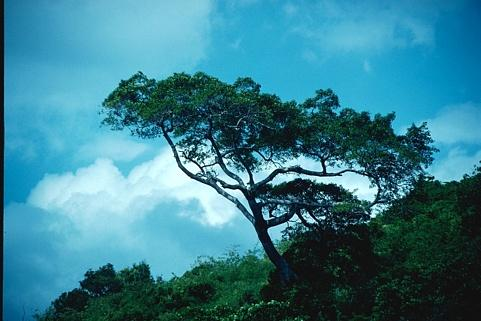
#> input picture Assignment01/imgs/147091.jpg, 481 x 321 px; its folder holds 3 pictures in this run
$ python task2.py
#> lines starting #> are read from the running program, lines starting #| are printed output that depends on the picture
### Assignment01/task1.py
# %%
# Imports
# ================================================================
# Don't update these imports.
import os
import cv2
import glob
import getpass
import numpy as np
import matplotlib.pyplot as plt
from dotenv import load_dotenv
load_dotenv()
# %%
# Helper Functions
# ================================================================
# This are helper functions that you can use in your implementation.
# Don't update these functions

os.makedirs("plots", exist_ok=True)

# [4 lines left out: function load_image_as_grayscale, not called in this run]

def load_image_as_rgb(image_path: str) -> np.ndarray:
#> called with image_path = 'imgs/147091.jpg'
    image = cv2.imread(image_path, cv2.IMREAD_COLOR)
#> image is the input picture: shape (321, 481, 3); mean B, G, R 142.8, 126.2, 56.8
    image = cv2.cvtColor(image, cv2.COLOR_BGR2RGB)  # Convert BGR to RGB
    image = image.astype(np.float32) / 255.0  # Normalize to [0, 1]
    return image

# ================================================================
# %%
# Task 1
# ======


# [171 lines left out: functions svd_decomposition, add_watermark_single_channel, recover_watermark, add_watermark_rgb, recover_watermark_rgb, not called in this run]


# [42 lines that do not run on import are left out]

### Assignment01/task2.py
# %%
# Imports
# ================================================================
# Don't update these imports.
import os
import cv2
import glob
import getpass
import numpy as np
import matplotlib.pyplot as plt

from task1 import *

from dotenv import load_dotenv
load_dotenv()
# %%
# Task 2
# ======

def compute_psnr(original: np.ndarray, modified: np.ndarray) -> float:
    """Compute PSNR between two images
        Parameters
        ----------
        original : np.ndarray
            Original image
        modified : np.ndarray
            Modified image
        Returns
        -------
        float
            PSNR value
        """

    # Calculate Mean Squared Error (MSE) across all pixels and channels
    mse = np.mean((original - modified) ** 2)

    # Avoid division by zero if images are identical
    if mse == 0:
        return float('inf')

    # As per the assignment, MAX = 1 since images are scaled to [0, 1]
    max_val = 1.0

    # Calculate PSNR: 20 * log10(MAX / sqrt(MSE))
    psnr = 20 * np.log10(max_val / np.sqrt(mse))

    return psnr


if __name__ == "__main__":

    image_paths = sorted(glob.glob("imgs/*.jpg"))
    images_rgb = [load_image_as_rgb(path) for path in image_paths]
#> call 2 of load_image_as_rgb, with image_path = 'imgs/42049.jpg'
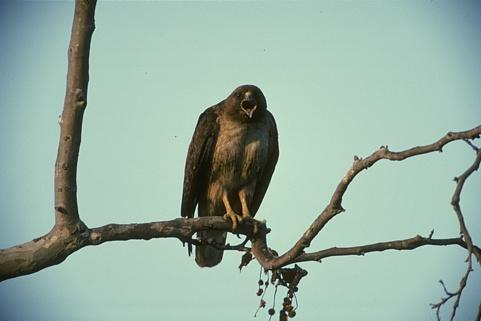
#> input picture Assignment01/imgs/42049.jpg, 481 x 321 px
#> in load_image_as_rgb, image is the input picture: shape (321, 481, 3); mean B, G, R 163.2, 175.1, 151.2
#> call 3 of load_image_as_rgb, with image_path = 'imgs/61060.jpg'
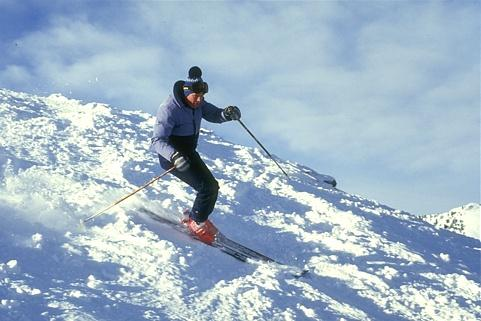
#> input picture Assignment01/imgs/61060.jpg, 481 x 321 px
#> in load_image_as_rgb, image is the input picture: shape (321, 481, 3); mean B, G, R 199.4, 181.5, 160.4
#> images_rgb = 3 items
#> (the run stopped early here; a loop or call above may not have finished)
